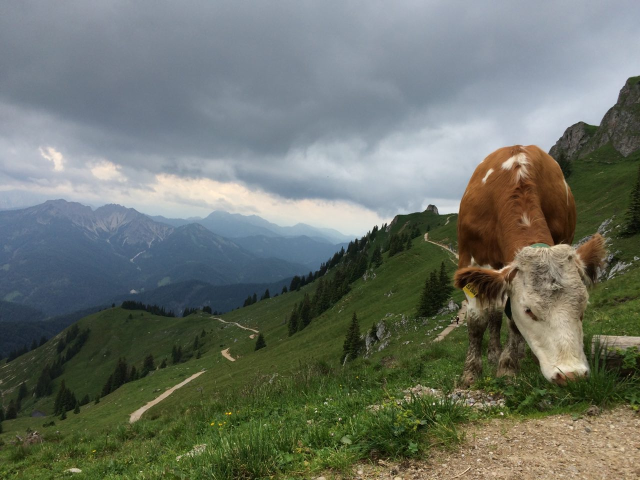
#> input picture pillow/image.jpg, 1280 x 960 px, found by its file name (shown at 1/2 size)
$ python 2.py   (Python 2 division)
#> lines starting #> are read from the running program, lines starting #| are printed output that depends on the picture
from PIL import Image

input_file_name  = "pillow\image.jpg"
output_file_name = "pillow\output.jpg"
output_file_no_ext = "pillow\output"


def extensive_rotations():
    im = Image.open(input_file_name)
    print type(im)

    step = 5
    r = int(90 / step)
    print type(r)
    for c in range(100):
        for i in range(r):
            im = im.rotate(step)

        im = im.rotate(-90)

        im.save(output_file_no_ext + str(c) + ".jpg")


def resizing():
    im = Image.open(input_file_name)
    tenfold_less_size = tuple([x / 3 for x in im.size])
    im.thumbnail(tenfold_less_size)
    im.save(output_file_name)


def crop_box():
    im = Image.open(input_file_name)
    box = (100, 100, 400, 400)
    region = im.crop(box)
    region = region.transpose(Image.ROTATE_180)
    im.paste(region, box)
    im.save(output_file_name)


def split_and_merge():
    im = Image.open(input_file_name)
    r, g, b = im.split()
    Image.merge("RGB", (g, b, r)).save(output_file_name)


def point_in_interval(left_side, right_side, lam):
    # lam is in [0, 1] interval
    return (1 - lam) * left_side + lam * right_side

im = Image.open(input_file_name)
#> im is the input picture: PIL image 1280x960 RGB; mean R, G, B 108.3, 115.1, 105.3
square_range = 100
left_top = (100, 100)
width_height = im.size
#> width_height = (1280, 960)
right_bottom = tuple(a - b for a, b in zip(width_height, left_top))
#> right_bottom = (1180, 860)
rgb = im.getpixel((100, 100))
#> rgb = (123, 135, 147)
print type(rgb), rgb
#| <class 'tuple'> (123, 135, 147)
left_right_range = range(left_top[0], right_bottom[0])
#> left_right_range = 1080 values from 100 to 1179
top_bottom_range = range(left_top[1], right_bottom[1])
#> top_bottom_range = 760 values from 100 to 859
for i in left_right_range:
    for j in top_bottom_range:
        pixel = im.getpixel((i, j))
        index, max_value = max(enumerate(pixel), key=lambda p:p[1])
        pix_list = list(pixel)
        pix_list[index] = min(255, int(1.2 * max_value))
        what = im.putpixel((i, j), tuple(pix_list))
im.save(output_file_name)
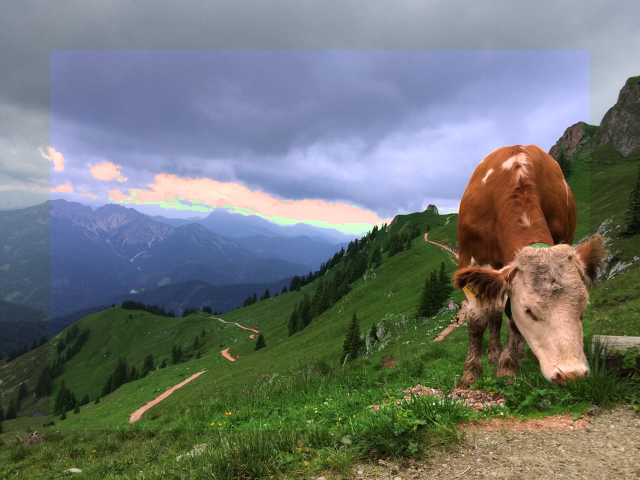
#> saved as output.jpg: PIL image 1280x960 RGB (shown at 1/2 size); mean R, G, B 111.2, 118.1, 115.3

print "finished"
